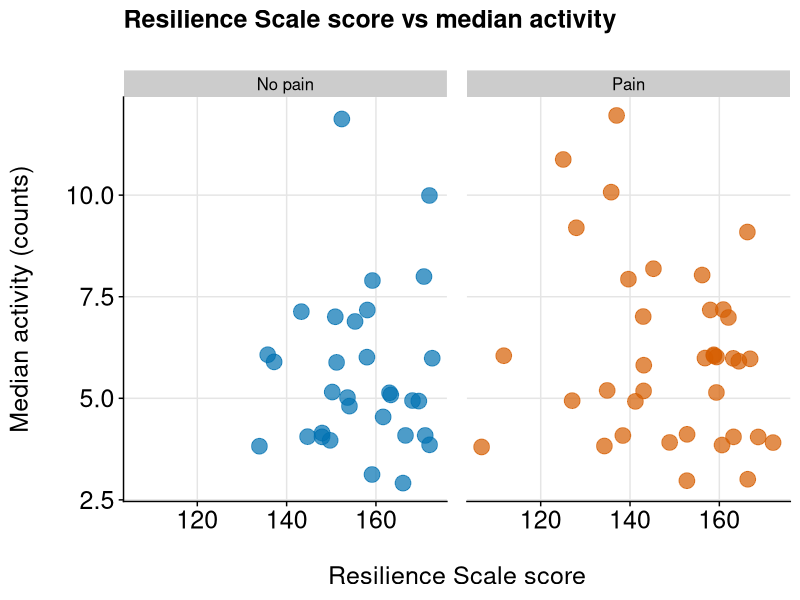
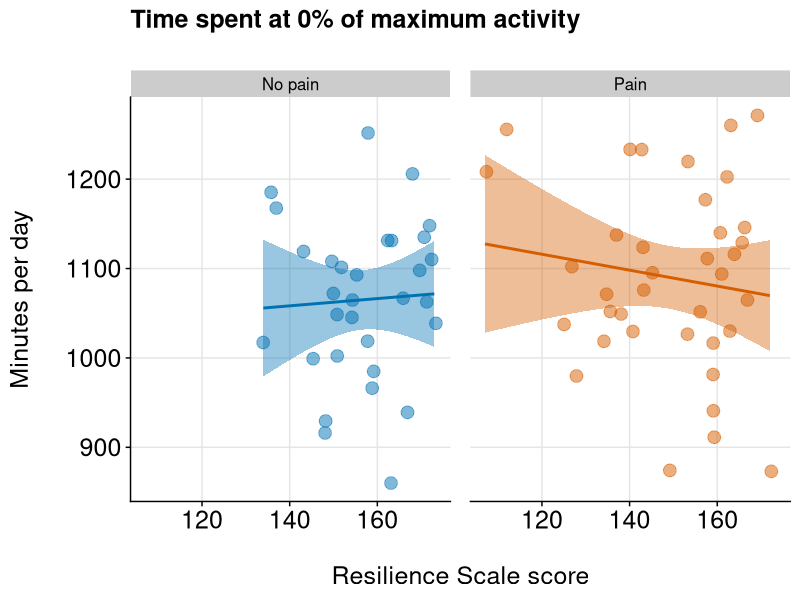
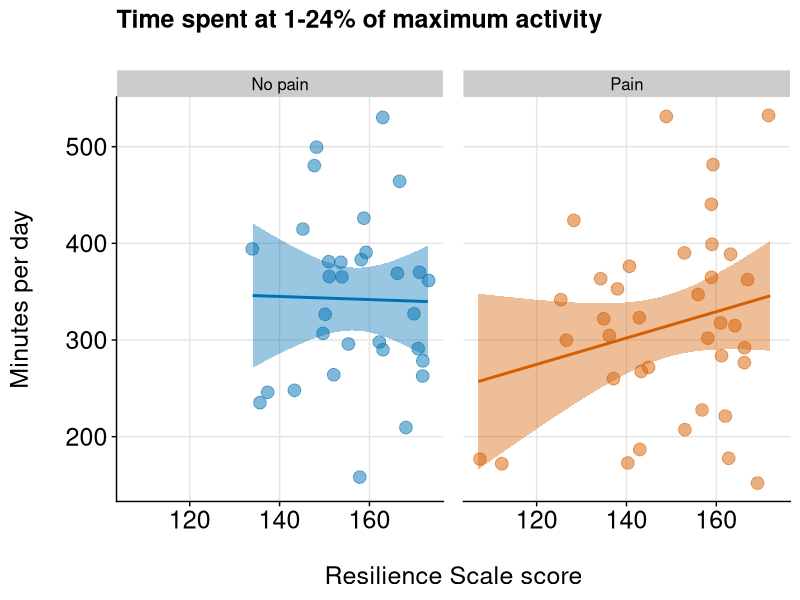
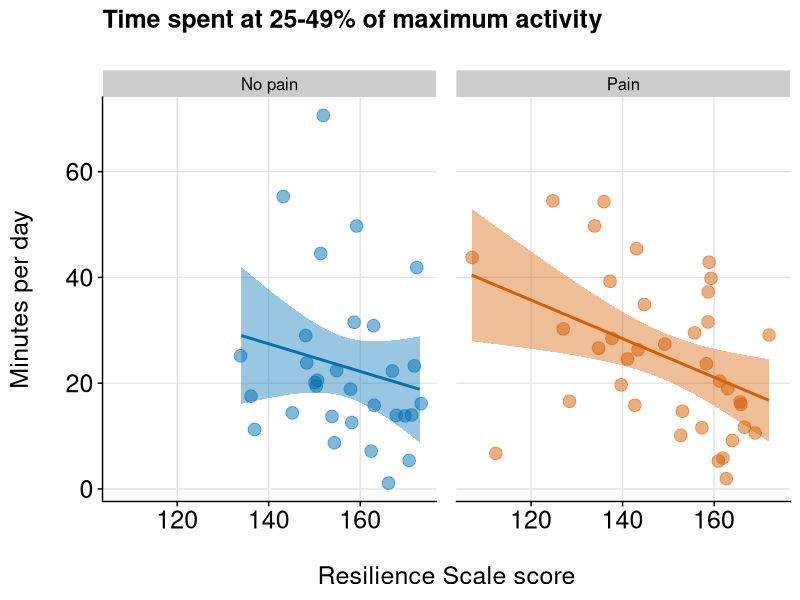
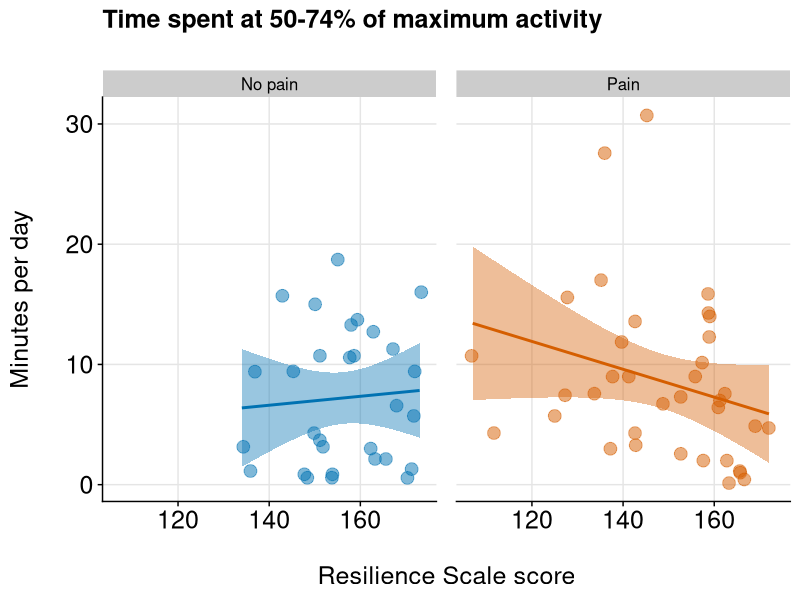
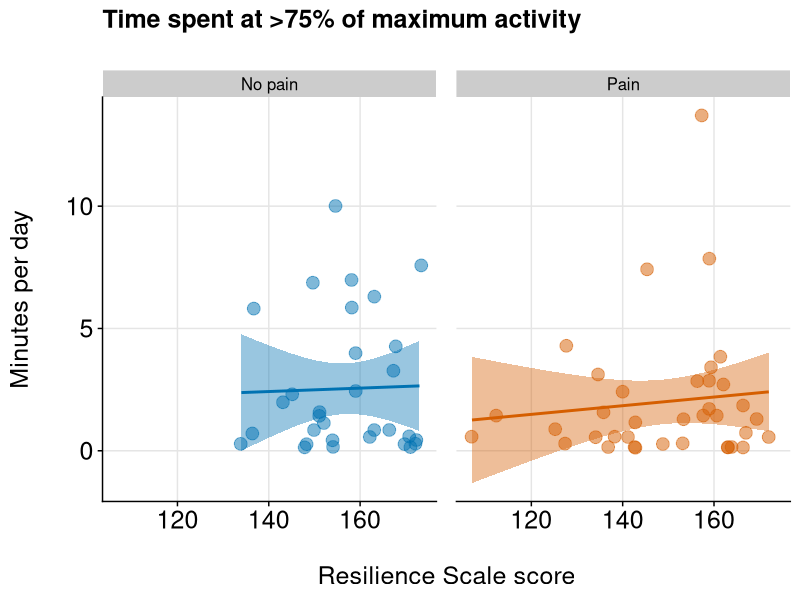
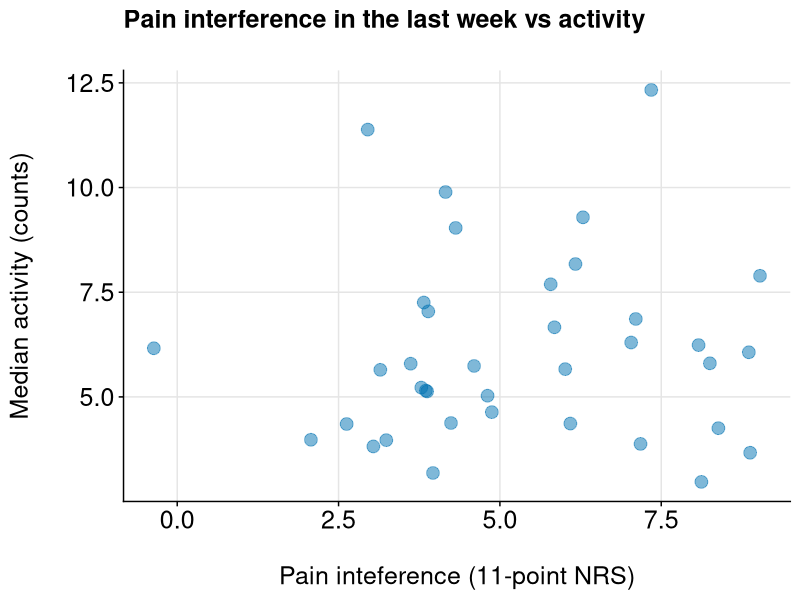
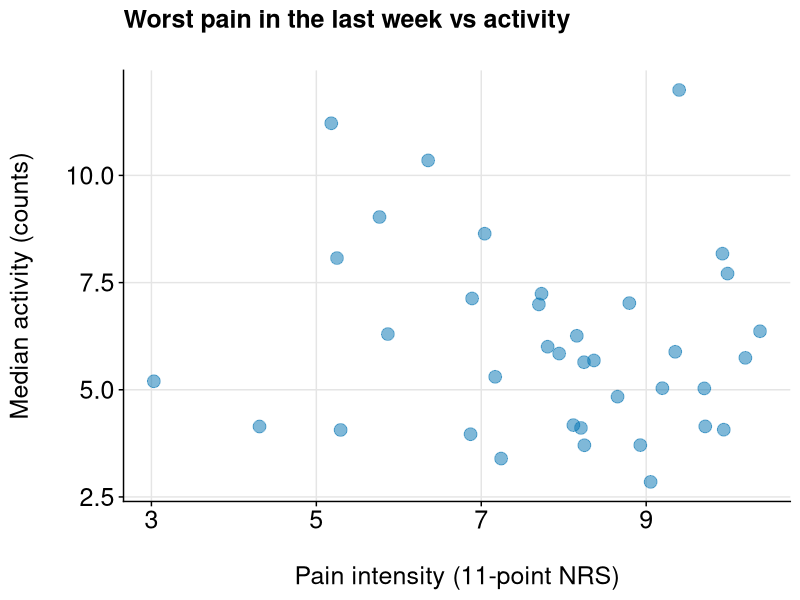

These charts were generated, in order, by the following R code:
## ---- chunk 1
# Load packages
library(knitr)
library(readr)
library(dplyr)
library(tidyr)
library(ggplot2)
library(scales)
library(grid)
library(cowplot)

# Load palette
cb8.categorical <- c("#0072B2", "#D55E00", "#009E73", "#F0E442", "#56B4E9", "#E69F00", "#CC79A7", "#999999")

# knitr chunk options
opts_chunk$set(echo = FALSE,
               warning = FALSE,
               message = FALSE,
               fig.path = './figures/',
               fig.width = 11.7,
               fig.height = 8.2,
               dev = c('png', 'pdf'),
               tidy = TRUE, 
               tidy.opts = list(width.cutoff = 65))
## ---- chunk 2
data.res <- read_csv('./data/resilience.V.endurance.csv', col_names = TRUE)
## ---- chunk 3
# Top-and-tail
head(data.res)
tail(data.res)
glimpse(data.res)

# Process data
data.res.1 <- data.res %>%
    mutate(pain = factor(Pain, 
                         levels = c('no.pain', 'pain'),
                         labels = c('No pain', 'Pain'))) %>%
    select(-ID, -Pain) %>%
    rename(activity = Median_activity,
           rs.score = RS_corrected, 
           zero = Minutes_at_0_activity,
           q1 = Minutes_at_q1,
           q2 = Minutes_at_q2,
           q3 = Minutes_at_q3,
           q4 = Minutes_at_q4) 
glimpse(data.res.1)
## ---- chunk 4
# Plot-1: resilience score vs median activity
Resilience.activity <- ggplot(data.res.1,
                 aes(x = rs.score,
                     y = activity,
                     fill = pain,
                     colour = pain)) +
    geom_jitter(size = 5, shape = 21, alpha = 0.7) +
    labs(x = '\nResilience Scale score',
         y = 'Median activity (counts)\n',
         title = 'Resilience Scale score vs median activity\n') +
    facet_grid(.~pain) +
    scale_fill_manual(values = cb8.categorical) +
    scale_colour_manual(values = cb8.categorical) +
    theme_cowplot() +
    theme(plot.title = element_text(face = 'bold', 
                                    size = 18, 
                                    colour = 'black'),
          axis.text = element_text(size = 18, 
                                   colour = 'black'),
          axis.title = element_text(size = 18, 
                                    colour = 'black'),
          panel.grid.major = element_line(colour = 'gray90'),
          panel.background = element_blank(),
          legend.position = 'none',
          panel.margin.x = unit(1, 'lines'))
Resilience.activity

# Plot-2: resilience score vs time spent at 0% of max activity
RS.EnduranceZero <- ggplot(data.res.1,
                 aes(x = rs.score,
                     y = zero,
                     fill = pain,
                     colour = pain)) +
    geom_jitter(size = 4, shape = 21, alpha = 0.5) +
    geom_smooth(method = 'lm') +
    labs(title = 'Time spent at 0% of maximum activity\n',
         x = '\nResilience Scale score',
         y = 'Minutes per day\n') +
    facet_grid(.~pain) +
    scale_fill_manual(values = cb8.categorical) +
    scale_colour_manual(values = cb8.categorical) +
    theme_cowplot() +
    theme(plot.title = element_text(face = 'bold', 
                                    size = 18, 
                                    colour = 'black'),
          axis.text = element_text(size = 18, 
                                   colour = 'black'),
          axis.title = element_text(size = 18, 
                                    colour = 'black'),
          panel.grid.major = element_line(colour = 'gray90'),
          panel.background = element_blank(),
          legend.position = 'none',
          panel.margin.x = unit(1, 'lines'))
RS.EnduranceZero

# Plot-3: resilience score vs time spent at 1-24% of max activity
RS.EnduranceQ1 <- ggplot(data.res.1,
                 aes(x = rs.score,
                     y = q1,
                     fill = pain,
                     colour = pain)) +
    geom_jitter(size = 4, shape = 21, alpha = 0.5) +
    geom_smooth(method = 'lm') +
    labs(title = 'Time spent at 1-24% of maximum activity\n',
         x = '\nResilience Scale score',
         y = 'Minutes per day\n') +
    facet_grid(.~pain) +
    scale_fill_manual(values = cb8.categorical) +
    scale_colour_manual(values = cb8.categorical) +
    theme_cowplot() +
    theme(plot.title = element_text(face = 'bold', 
                                    size = 18, 
                                    colour = 'black'),
          axis.text = element_text(size = 18, 
                                   colour = 'black'),
          axis.title = element_text(size = 18, 
                                    colour = 'black'),
          panel.grid.major = element_line(colour = 'gray90'),
          panel.background = element_blank(),
          legend.position = 'none',
          panel.margin.x = unit(1, 'lines'))
RS.EnduranceQ1

# Plot-4: resilience score vs time spent at 25-49% of max activity
RS.EnduranceQ2 <- ggplot(data.res.1,
                 aes(x = rs.score,
                     y = q2,
                     fill = pain,
                     colour = pain)) +
    geom_jitter(size = 4, shape = 21, alpha = 0.5) +
    geom_smooth(method = 'lm') +
    labs(title = 'Time spent at 25-49% of maximum activity\n',
         x = '\nResilience Scale score',
         y = 'Minutes per day\n') +
    facet_grid(.~pain) +
    scale_fill_manual(values = cb8.categorical) +
    scale_colour_manual(values = cb8.categorical) +
   theme_cowplot() +
    theme(plot.title = element_text(face = 'bold', 
                                    size = 18, 
                                    colour = 'black'),
          axis.text = element_text(size = 18, 
                                   colour = 'black'),
          axis.title = element_text(size = 18, 
                                    colour = 'black'),
          panel.grid.major = element_line(colour = 'gray90'),
          panel.background = element_blank(),
          legend.position = 'none',
          panel.margin.x = unit(1, 'lines'))
RS.EnduranceQ2

# Plot-5: resilience score vs time spent at 50-74% of max activity
RS.EnduranceQ3 <- ggplot(data.res.1,
                 aes(x = rs.score,
                     y = q3,
                     fill = pain,
                     colour = pain)) +
    geom_jitter(size = 4, shape = 21, alpha = 0.5) +
    geom_smooth(method = 'lm') +
    labs(title = 'Time spent at 50-74% of maximum activity\n',
         x = '\nResilience Scale score',
         y = 'Minutes per day\n') +
    facet_grid(.~pain) +
    scale_fill_manual(values = cb8.categorical) +
    scale_colour_manual(values = cb8.categorical) +
    theme_cowplot() +
    theme(plot.title = element_text(face = 'bold', 
                                    size = 18, 
                                    colour = 'black'),
          axis.text = element_text(size = 18, 
                                   colour = 'black'),
          axis.title = element_text(size = 18, 
                                    colour = 'black'),
          panel.grid.major = element_line(colour = 'gray90'),
          panel.background = element_blank(),
          legend.position = 'none',
          panel.margin.x = unit(1, 'lines'))
RS.EnduranceQ3

# Plot-6: resilience score vs time spent at >75% of max activity
RS.EnduranceQ4 <- ggplot(data.res.1,
                 aes(x = rs.score,
                     y = q4,
                     fill = pain,
                     colour = pain)) +
    geom_jitter(size = 4, shape = 21, alpha = 0.5) +
    geom_smooth(method = 'lm') +
    labs(title = 'Time spent at >75% of maximum activity\n',
         x = '\nResilience Scale score',
         y = 'Minutes per day\n') +
    facet_grid(.~pain) +
    scale_fill_manual(values = cb8.categorical) +
    scale_colour_manual(values = cb8.categorical) +
    theme_cowplot() +
    theme(plot.title = element_text(face = 'bold', 
                                    size = 18, 
                                    colour = 'black'),
          axis.text = element_text(size = 18, 
                                   colour = 'black'),
          axis.title = element_text(size = 18, 
                                    colour = 'black'),
          panel.grid.major = element_line(colour = 'gray90'),
          panel.background = element_blank(),
          legend.position = 'none',
          panel.margin.x = unit(1, 'lines'))
RS.EnduranceQ4
## ---- chunk 5
data.bpi <- read_csv('./data/bpi.activity.csv', col_names = TRUE)
## ---- chunk 6
# Top-and-tail
head(data.bpi)
tail(data.bpi)
glimpse(data.bpi)

# Process data
data.bpi.1 <- data.bpi %>%
    mutate(pain = as.factor(Pain)) %>%
    select(-ID, -Pain) %>%
    rename(activity = Median_activity,
           bpi_interference = BPI_interference, 
           worst_pain = Worst_pain,
           least_pain = Least_pain) 
glimpse(data.bpi.1)
## ---- chunk 7
# Plot.bpi-1: BPI interference vs median activity
Interference.activity <- ggplot(data.bpi.1,
                 aes(x = bpi_interference,
                     y = activity,
                     fill = pain,
                     colour = pain)) +
    geom_jitter(size = 4, shape = 21, alpha = 0.5) +
    labs(x = '\nPain inteference (11-point NRS)',
         y = 'Median activity (counts)\n',
         title = 'Pain interference in the last week vs activity\n') +
    scale_fill_manual(values = cb8.categorical) +
    scale_colour_manual(values = cb8.categorical) +
    theme_cowplot() +
    theme(plot.title = element_text(face = 'bold', 
                                    size = 18, 
                                    colour = 'black'),
          axis.text = element_text(size = 18, 
                                   colour = 'black'),
          axis.title = element_text(size = 18, 
                                    colour = 'black'),
          panel.grid.major = element_line(colour = 'gray90'),
          panel.background = element_blank(),
          legend.position = 'none')
Interference.activity

# Plot.bpi-2: Worst pain vs median activity
WorstPain.activity <- ggplot(data.bpi.1,
                 aes(x = worst_pain,
                     y = activity,
                     fill = pain,
                     colour = pain)) +
    geom_jitter(size = 4, shape = 21, alpha = 0.5) +
    labs(x = '\nPain intensity (11-point NRS)',
         y = 'Median activity (counts)\n',
         title = 'Worst pain in the last week vs activity\n') +
    scale_fill_manual(values = cb8.categorical) +
    scale_colour_manual(values = cb8.categorical) +
    theme_cowplot() +
    theme(plot.title = element_text(face = 'bold', 
                                    size = 18, 
                                    colour = 'black'),
          axis.text = element_text(size = 18, 
                                   colour = 'black'),
          axis.title = element_text(size = 18, 
                                    colour = 'black'),
          panel.grid.major = element_line(colour = 'gray90'),
          panel.background = element_blank(),
          legend.position = 'none')
WorstPain.activity

# Plot.bpi-3: Least pain vs median activity
LeastPain.activity <- ggplot(data.bpi.1,
                 aes(x = least_pain,
                     y = activity,
                     fill = pain,
                     colour = pain)) +
    geom_jitter(size = 4, shape = 21, alpha = 0.5) +
    labs(x = '\nPain intensity (11-point NRS)',
         y = 'Median activity (counts)\n',
         title = 'Least pain in the last week vs activity\n') +
    scale_fill_manual(values = cb8.categorical) +
    scale_colour_manual(values = cb8.categorical) +
    theme_cowplot() +
    theme(plot.title = element_text(face = 'bold', 
                                    size = 18, 
                                    colour = 'black'),
          axis.text = element_text(size = 18, 
                                   colour = 'black'),
          axis.title = element_text(size = 18, 
                                    colour = 'black'),
          panel.grid.major = element_line(colour = 'gray90'),
          panel.background = element_blank(),
          legend.position = 'none')
LeastPain.activity
## ---- chunk 8
data.act <- read_csv('./data/activity.V.predictors.csv', col_names = TRUE)
## ---- chunk 9
# Top-and-tail
head(data.act)
tail(data.act)
glimpse(data.act)

# Process data
data.act.1 <- data.act %>%
    mutate(ID = factor(ID),
           pain = factor(pain),
           sex = factor(sex),
           education = factor(education, 
                              levels = c('No education', 
                                         'Completed grade 7', 
                                         'Completed grade 12', 
                                         'Tertiary education'), 
                                         ordered = TRUE),
           employed = factor(employed)) %>%
    group_by(ID) %>%
    gather(key = worry_about, value = rating, money:health) %>%
    mutate(rating = factor(rating, 
                           levels = c('Not at all',
                                         'Rarely',
                                         'Sometimes', 
                                         'Often', 
                                         'Nearly all the time'), 
                                         ordered = TRUE)) %>%
    arrange(ID)

# Quick look
str(data.act.1)
## ---- chunk 10
# Plot.act-1: median activity vs. presence of pain
Pain.activity <- ggplot(data.act.1,
                 aes(x = pain,
                     y = median_activity,
                     fill = pain,
                     colour = pain)) +
    geom_boxplot(fill = 'white', colour = 'white') +
    geom_boxplot(size = 1, alpha = 0.5) +
    geom_jitter() +
    labs(y = 'Median activity (counts)\n',
         title = 'Median weekly activity by the presence of pain\n') +
    scale_fill_manual(values = cb8.categorical) +
    scale_colour_manual(values = cb8.categorical) +
    theme_cowplot() +
    theme(plot.title = element_text(face = 'bold', 
                                    size = 18, 
                                    colour = 'black'),
          axis.text = element_text(size = 18, 
                                   colour = 'black'),
          axis.title = element_text(size = 18, 
                                    colour = 'black'),
          axis.title.x = element_blank(),
          panel.grid.major = element_line(colour = 'gray90'),
          panel.background = element_blank(),
          legend.position = 'none')
Pain.activity

# Plot.act-2: median activity vs age
Age.activity <- ggplot(data.act.1,
                 aes(x = age,
                     y = median_activity)) +
    geom_jitter(aes(fill = pain, colour = pain),
                size = 4, shape = 21, alpha = 0.5) +
    geom_smooth(method = 'loess') +
    labs(x = '\nAge (years)',
         y = 'Median activity (counts)\n',
         title = 'Median weekly activity vs. Age\n(loess smoother)') +
    scale_fill_manual(values = cb8.categorical) +
    scale_colour_manual(values = cb8.categorical) +
    theme_cowplot() +
    theme(plot.title = element_text(face = 'bold', 
                                    size = 18, 
                                    colour = 'black'),
          axis.text = element_text(size = 18, 
                                   colour = 'black'),
          axis.title = element_text(size = 18, 
                                    colour = 'black'),
          panel.grid.major = element_line(colour = 'gray90'),
          panel.background = element_blank(),
          legend.position = 'top',
          legend.text = element_text(size = 16),
          legend.title = element_blank())
Age.activity

# Plot.act-3: median activity vs. sex
Sex.activity <- ggplot(data.act.1,
                 aes(x = sex,
                     y = median_activity,
                     fill = sex,
                     colour = sex)) +
    geom_boxplot(fill = 'white', colour = 'white') +
    geom_boxplot(size = 1, alpha = 0.5) +
    geom_jitter() +
    labs(y = 'Median activity (counts)\n',
         title = 'Median weekly activity by sex\n') +
    scale_fill_manual(values = cb8.categorical) +
    scale_colour_manual(values = cb8.categorical) +
    theme_cowplot() +
    theme(plot.title = element_text(face = 'bold', 
                                    size = 18, 
                                    colour = 'black'),
          axis.text = element_text(size = 18, 
                                   colour = 'black'),
          axis.title = element_text(size = 18, 
                                    colour = 'black'),
          axis.title.x = element_blank(),
          panel.grid.major = element_line(colour = 'gray90'),
          panel.background = element_blank(),
          legend.position = 'none')
Sex.activity

# Plot.act-4: median activity vs. education
## Need to summarise data and use stat = 'identity'
edu <- data.act.1 %>%
    filter(!is.na(education)) %>%
    group_by(education) %>%
    summarise(Median = median(median_activity), 
              Min = min(median_activity),
              q25 = quantile(median_activity, 0.25),
              q75 = quantile(median_activity, 0.75),
              Max = max(median_activity))

Edu.activity <- ggplot(edu,
                 aes(x = education,
                     fill = education,
                     colour = education)) +
    geom_errorbar(aes(ymin = Min, ymax = Max), 
                  size = 1,
                  width = 0) +
    geom_crossbar(aes(y = Median, ymin = q25, ymax = q75), 
             fill = 'white', 
             colour = 'white') +
    geom_crossbar(aes(y = Median, ymin = q25, ymax = q75),
             size = 1, 
             alpha = 0.5) +
    labs(y = 'Median activity (counts)\n',
         title = 'Median weekly activity by education level\n') +
    scale_fill_manual(values = cb8.categorical) +
    scale_colour_manual(values = cb8.categorical) +
    theme_cowplot() +
    theme(plot.title = element_text(face = 'bold', 
                                    size = 18, 
                                    colour = 'black'),
          axis.text = element_text(size = 18, 
                                   colour = 'black'),
          axis.text.x = element_text(angle = 30, hjust = 1),
          axis.title = element_text(size = 18, 
                                    colour='black'),
          axis.title.x = element_blank(),
          panel.background=element_blank(),
          panel.grid.major = element_line(colour = 'grey90'),
          legend.position = 'none')
Edu.activity

# Plot.act-5: Median weekly activity vs. BMI
BMI.activity <- ggplot(data.act.1,
                 aes(x = bmi,
                     y = median_activity)) +
    geom_jitter(aes(fill = pain, colour = pain),
                size = 4, shape = 21, alpha = 0.5) +
    geom_smooth(method = 'loess') +
    labs(x = '\nBMI (m/kg^2)',
         y = 'Median activity (counts)\n',
         title = 'Median weekly activity vs. BMI\n(loess smoother)') +
    scale_fill_manual(values = cb8.categorical) +
    scale_colour_manual(values = cb8.categorical) +
    theme_cowplot() +
    theme(plot.title = element_text(face = 'bold', 
                                    size = 18, 
                                    colour = 'black'),
          axis.text = element_text(size = 18, 
                                   colour = 'black'),
          axis.title = element_text(size = 18, 
                                    colour='black'),
          panel.background=element_blank(),
          panel.grid.major = element_line(colour = 'grey90'),
          legend.position = 'top',
          legend.text = element_text(size = 16),
          legend.title = element_blank())
BMI.activity

# Plot.act-6: median activity vs. employment
Employ.activity <- ggplot(data.act.1,
                 aes(x = employed,
                     y = median_activity,
                     fill = employed,
                     colour = employed)) +
    geom_boxplot(fill = 'white', colour = 'white') +
    geom_boxplot(size = 1, alpha = 0.5) +
    geom_jitter() +
    labs(y = 'Median activity (counts)\n',
         title = 'Median weekly activity by employment status\n') +
    scale_fill_manual(values = cb8.categorical) +
    scale_colour_manual(values = cb8.categorical) +
    theme_cowplot() +
    theme(plot.title = element_text(face = 'bold', 
                                    size = 18, 
                                    colour = 'black'),
          axis.text = element_text(size = 18, 
                                   colour = 'black'),
          axis.title = element_text(size = 18, 
                                    colour='black'),
          axis.title.x = element_blank(),
          panel.background=element_blank(),
          panel.grid.major = element_line(colour = 'grey90'),
          legend.position = 'none')
Employ.activity

# Plot.act-7: Median weekly activity vs. RS score
RS.activity <- ggplot(data.act.1,
                 aes(x = rs_score,
                     y = median_activity)) +
    geom_jitter(aes(fill = pain, colour = pain),
                size = 4, shape = 21, alpha = 0.5) +
    geom_smooth(method = 'loess') +
    labs(x = '\nResilience Scale score',
         y = 'Median activity (counts)\n',
         title = 'Median weekly activity vs. RS score\n(loess smoother)') +
    scale_fill_manual(values = cb8.categorical) +
    scale_colour_manual(values = cb8.categorical) +
    theme_cowplot() +
    theme(plot.title = element_text(face = 'bold', 
                                    size = 18, 
                                    colour = 'black'),
          axis.text = element_text(size = 18, 
                                   colour = 'black'),
          axis.title = element_text(size = 18, 
                                    colour='black'),
          panel.background=element_blank(),
          panel.grid.major = element_line(colour = 'grey90'),
          legend.position = 'top',
          legend.text = element_text(size = 16),
          legend.title = element_blank())
RS.activity

# Plot.act-8: Median weekly activity vs. EQ5D VAS
EQ5D.activity <- ggplot(data.act.1,
                 aes(x = eq5d_vas,
                     y = median_activity)) +
    geom_jitter(aes(fill = pain, colour = pain),
                size = 4, shape = 21, alpha = 0.5) +
    geom_smooth(method = 'loess') +
    labs(x = '\nEQ5D VAS score',
         y = 'Median activity (counts)\n',
         title = 'Median weekly activity vs. EQ5D VAS score\n(loess smoother)') +
    scale_fill_manual(values = cb8.categorical) +
    scale_colour_manual(values = cb8.categorical) +
    theme_cowplot() +
    theme(plot.title = element_text(face = 'bold', 
                                    size = 18, 
                                    colour = 'black'),
          axis.text = element_text(size = 18, 
                                   colour = 'black'),
          axis.title = element_text(size = 18, 
                                    colour='black'),
          panel.background=element_blank(),
          panel.grid.major = element_line(colour = 'grey90'),
          legend.position = 'top',
          legend.text = element_text(size = 16),
          legend.title = element_blank())
EQ5D.activity
## ---- chunk 11
# Plot.act.b-1: median activity vs. Worries (money & family)
## Subset data
worries.a <- data.act.1 %>%
    filter(worry_about != 'food' | worry_about != 'health') %>%
    mutate(worry_about = factor(worry_about)) %>%
    rename(worries_a = worry_about)
worries.a

Worr.activity <- ggplot(data = worries.a,
                 aes(x = rating,
                     y = median_activity,
                     fill = rating,
                     colour = rating)) +
    geom_boxplot(fill = 'white', colour = 'white') +
    geom_boxplot(size = 1, alpha = 0.5) +
    geom_jitter() +
    facet_grid(worries_a~.) +
    labs(y = 'Median activity (counts)\n',
         title = 'Median weekly activity by level\nof monetary and family worries\n') +
    scale_fill_manual(values = cb8.categorical) +
    scale_colour_manual(values = cb8.categorical) +
    theme_cowplot() +
    theme(plot.title = element_text(face = 'bold', 
                                    size = 18, 
                                    colour = 'black'),
          axis.text = element_text(size = 18, 
                                   colour = 'black'),
          axis.title = element_text(size = 18, 
                                    colour='black'),
          axis.title.x = element_blank(),
          panel.background=element_blank(),
          panel.grid.major = element_line(colour = 'grey90'),
          legend.position = 'none',
          panel.margin.y = unit(1, 'lines'))
Worr.activity
## ---- chunk 12
sessionInfo()
